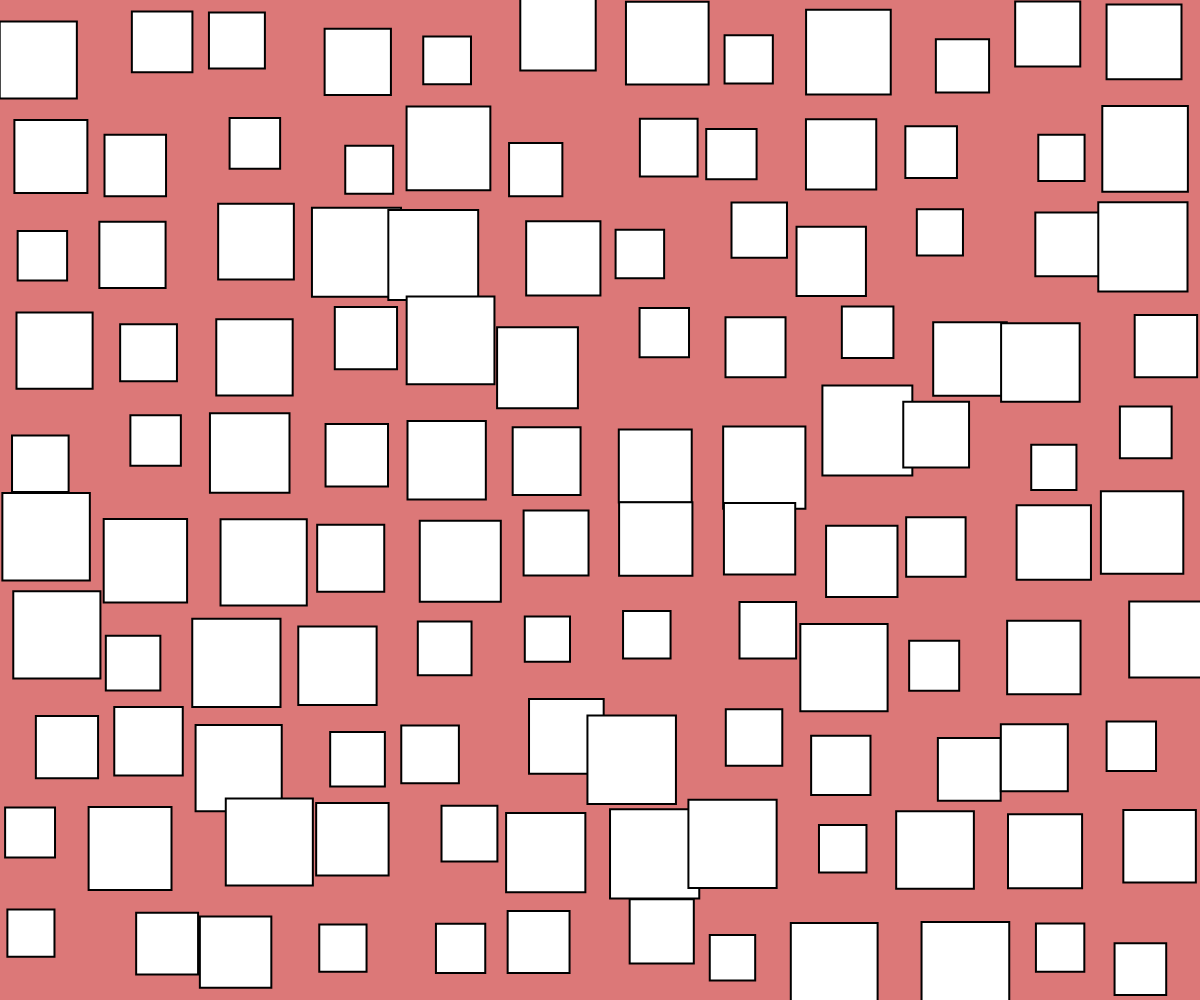
Frame 1 (no input)
Frame 60 (no input): identical to frame 1, image omitted
Frame 120 (the mouse pressed at the canvas centre since frame 60): identical to frame 1, image omitted

The p5.js sketch that drew this single still picture (run headless with seeded random() and noise() and a simulated clock; from frame 60 on, the mouse is pressed at the canvas centre):

// p5.js sketch
// ── sketch.js
function setup() {
  createCanvas(windowWidth, windowHeight);
  rectMode(CENTER);
  angleMode(DEGREES);
  background(220, 120, 120);

  strokeWeight(2);
  let pitch = 100;
  let sqDim = 0.9 * pitch;
  translate(pitch / 2, pitch / 2);
//   for(let cnt=0; cnt<10; cnt++){
//   print(random(10,100));
// }
// randomSeed(1010);
  // draw a column of rows
  for (let y = 0; y < height; y += pitch) {
    // draw a row of squares
    for (let x = 0; x < width; x += pitch) {
      let dd = random(sqDim/2, sqDim);
      let vx = random(-20, 20);
      let vy = random(-20, 20);
      push();
      translate(x, y);
      rect(vx, vy, dd);
      pop();
    }
  }
}

function draw() {}
